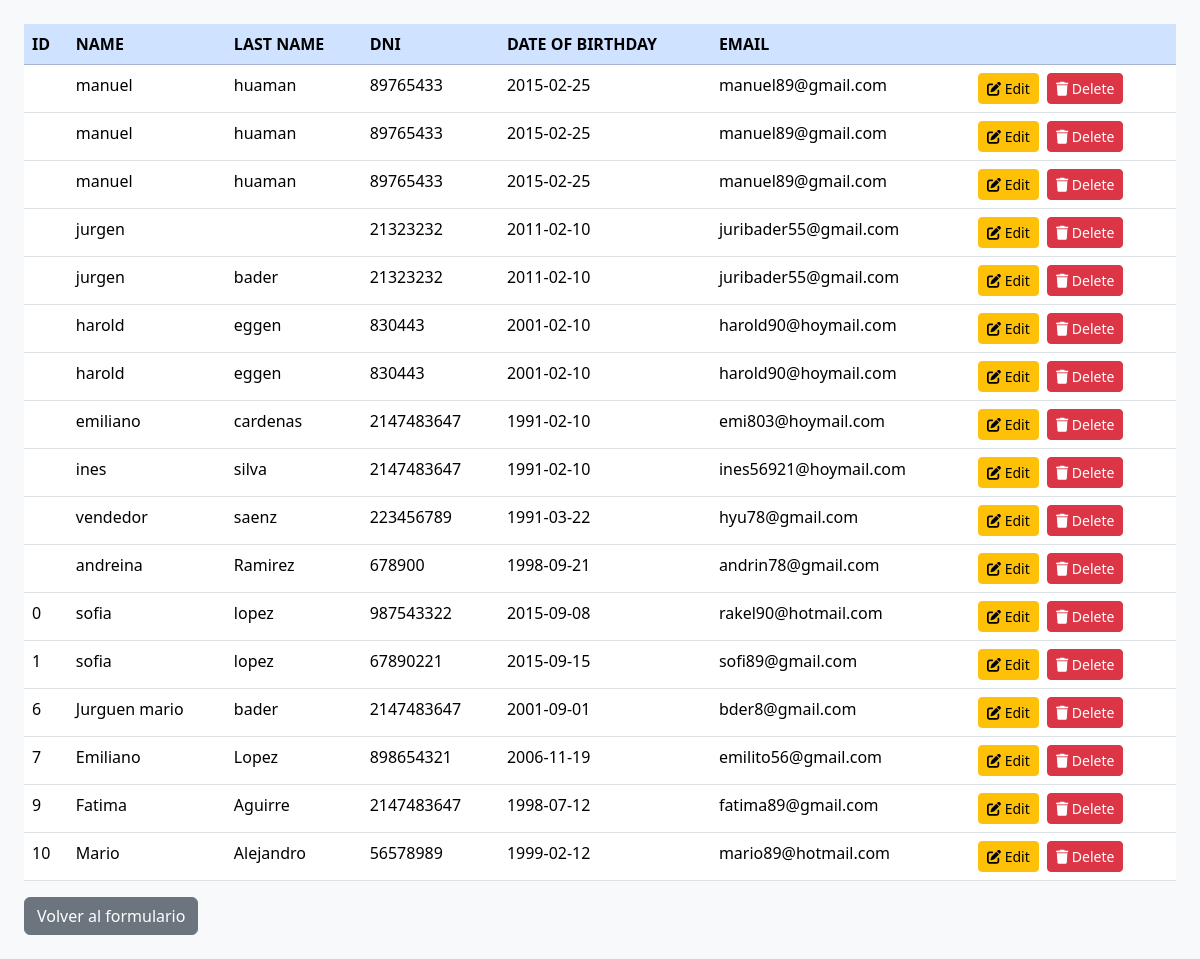
/register.php, run on the app's committed database.
### tables this page shows
CREATE TABLE `person` (
  `id` int(30) DEFAULT NULL,
  `name` varchar(100) NOT NULL,
  `lastname` varchar(150) NOT NULL,
  `dni` int(30) NOT NULL,
  `date` date NOT NULL,
  `email` varchar(250) NOT NULL
);

### register.php (the view, shortened to what this page needs)
<?php
require_once __DIR__ . '/includes/header.php';
require_once __DIR__ . '/model/conexion.php';
?>
<div class="col-12 p-4">
  <table class="table">
    <thead class="table-primary">
      <tr>
        <th>ID</th>
        <th>NAME</th>
        <th>LAST NAME</th>
        <th>DNI</th>
        <th>DATE OF BIRTHDAY</th>
        <th>EMAIL</th>
        <th></th>
      </tr>
    </thead>
    <tbody>
      <?php
      $sql = $conexion->query("SELECT * FROM person ORDER BY id ASC");
      while ($row = $sql->fetch_object()) { ?>
        <tr>
          <td><?= htmlspecialchars($row->id) ?></td>
          <td><?= htmlspecialchars($row->name) ?></td>
          <td><?= htmlspecialchars($row->lastname) ?></td>
          <td><?= htmlspecialchars($row->dni) ?></td>
          <td><?= htmlspecialchars($row->date) ?></td>
          <td><?= htmlspecialchars($row->email) ?></td>
          <td class="text-nowrap">
            <a href="edit.php?id=<?= urlencode($row->id)?>" class="btn btn-sm btn-warning me-1">
              <i class="fa-solid fa-pen-to-square"></i> Edit
            </a>
            <form action="controller/delete_person.php" method="post" class="d-inline"
                  onsubmit="return confirm('¿Eliminar este registro?');">
              <button type="submit" class="btn btn-sm btn-danger">
                <i class="fa-solid fa-trash"></i> Delete
              </button>
            </form>
          </td>
        </tr>
      <?php } ?>
    </tbody>
  </table>
  <a href="index.php" class="btn btn-secondary">Volver al formulario</a>
</div>

### includes/header.php (shortened to what this page needs)
<!DOCTYPE html>
<html lang="es">
<head>
  <link href="https://cdn.jsdelivr.net/npm/bootstrap@5.3.3/dist/css/bootstrap.min.css" rel="stylesheet">
</head>
<body class="bg-light">

### data on the page
person: name "manuel", lastname "huaman", dni "89765433", date "2015-02-25", email "manuel89@gmail.com"
person: name "manuel", lastname "huaman", dni "89765433", date "2015-02-25", email "manuel89@gmail.com"
person: name "manuel", lastname "huaman", dni "89765433", date "2015-02-25", email "manuel89@gmail.com"
person: name "jurgen", dni "21323232", date "2011-02-10", email "juribader55@gmail.com"
person: name "jurgen", lastname "bader", dni "21323232", date "2011-02-10", email "juribader55@gmail.com"
person: name "harold", lastname "eggen", dni "830443", date "2001-02-10", email "harold90@hoymail.com"
person: name "harold", lastname "eggen", dni "830443", date "2001-02-10", email "harold90@hoymail.com"
person: name "emiliano", lastname "cardenas", dni "2147483647", date "1991-02-10", email "emi803@hoymail.com"
person: name "ines", lastname "silva", dni "2147483647", date "1991-02-10", email "ines56921@hoymail.com"
person: name "vendedor", lastname "saenz", dni "223456789", date "1991-03-22", email "hyu78@gmail.com"
person: name "andreina", lastname "Ramirez", dni "678900", date "1998-09-21", email "andrin78@gmail.com"
person: id "0", name "sofia", lastname "lopez", dni "987543322", date "2015-09-08", email "rakel90@hotmail.com"
person: id "1", name "sofia", lastname "lopez", dni "67890221", date "2015-09-15", email "sofi89@gmail.com"
person: id "6", name "Jurguen mario", lastname "bader", dni "2147483647", date "2001-09-01", email "bder8@gmail.com"
person: id "7", name "Emiliano", lastname "Lopez", dni "898654321", date "2006-11-19", email "emilito56@gmail.com"
person: id "9", name "Fatima", lastname "Aguirre", dni "2147483647", date "1998-07-12", email "fatima89@gmail.com"
person: id "10", name "Mario", lastname "Alejandro", dni "56578989", date "1999-02-12", email "mario89@hotmail.com"
